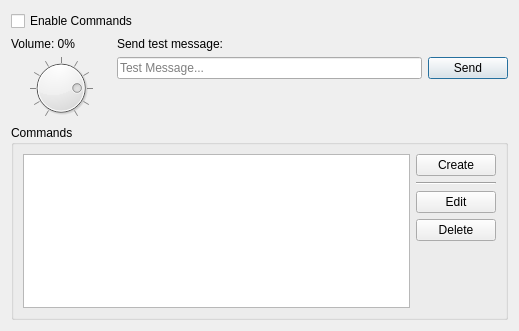
<?xml version="1.0" encoding="UTF-8"?>
<ui version="4.0">
 <class>SettingsPageCommands</class>
 <widget class="QWidget" name="SettingsPageCommands">
  <property name="geometry">
   <rect>
    <x>0</x>
    <y>0</y>
    <width>519</width>
    <height>331</height>
   </rect>
  </property>
  <property name="windowTitle">
   <string>Form</string>
  </property>
  <layout class="QGridLayout" name="gridLayout">
   <item row="3" column="0" colspan="2">
    <widget class="QGroupBox" name="groupBox">
     <property name="title">
      <string>Commands</string>
     </property>
     <layout class="QHBoxLayout" name="horizontalLayout_2">
      <item>
       <widget class="QListWidget" name="listWidgetCommands"/>
      </item>
      <item>
       <layout class="QVBoxLayout" name="verticalLayout_4">
        <item>
         <widget class="QPushButton" name="pushButtonCreateCommand">
          <property name="text">
           <string>Create</string>
          </property>
         </widget>
        </item>
        <item>
         <widget class="Line" name="line">
          <property name="orientation">
           <enum>Qt::Horizontal</enum>
          </property>
         </widget>
        </item>
        <item>
         <widget class="QPushButton" name="pushButtonEditCommand">
          <property name="text">
           <string>Edit</string>
          </property>
         </widget>
        </item>
        <item>
         <widget class="QPushButton" name="pushButtonDeleteCommand">
          <property name="text">
           <string>Delete</string>
          </property>
         </widget>
        </item>
        <item>
         <spacer name="verticalSpacer_5">
          <property name="orientation">
           <enum>Qt::Vertical</enum>
          </property>
          <property name="sizeHint" stdset="0">
           <size>
            <width>20</width>
            <height>40</height>
           </size>
          </property>
         </spacer>
        </item>
       </layout>
      </item>
     </layout>
    </widget>
   </item>
   <item row="2" column="0">
    <widget class="QDial" name="dialVolume">
     <property name="maximum">
      <number>100</number>
     </property>
     <property name="value">
      <number>80</number>
     </property>
     <property name="notchTarget">
      <double>10.000000000000000</double>
     </property>
     <property name="notchesVisible">
      <bool>true</bool>
     </property>
    </widget>
   </item>
   <item row="1" column="0">
    <widget class="QLabel" name="labelVolume">
     <property name="text">
      <string>Volume: 0%</string>
     </property>
    </widget>
   </item>
   <item row="1" column="1" rowspan="2">
    <layout class="QGridLayout" name="gridLayout_3">
     <item row="1" column="0" colspan="2">
      <widget class="QLabel" name="label">
       <property name="text">
        <string>Send test message:</string>
       </property>
      </widget>
     </item>
     <item row="2" column="0">
      <widget class="QLineEdit" name="lineEditTestMessage">
       <property name="placeholderText">
        <string>Test Message...</string>
       </property>
      </widget>
     </item>
     <item row="2" column="1">
      <widget class="QPushButton" name="pushButtonSendTestMessage">
       <property name="text">
        <string>Send</string>
       </property>
       <property name="icon">
        <iconset resource="resources.qrc">
         <normaloff>:/resources/images/flask.svg</normaloff>:/resources/images/flask.svg</iconset>
       </property>
       <property name="default">
        <bool>true</bool>
       </property>
      </widget>
     </item>
     <item row="3" column="0">
      <spacer name="verticalSpacer_4">
       <property name="orientation">
        <enum>Qt::Vertical</enum>
       </property>
       <property name="sizeHint" stdset="0">
        <size>
         <width>20</width>
         <height>40</height>
        </size>
       </property>
      </spacer>
     </item>
    </layout>
   </item>
   <item row="0" column="0" colspan="2">
    <widget class="QCheckBox" name="checkBoxEnableCommands">
     <property name="text">
      <string>Enable Commands</string>
     </property>
    </widget>
   </item>
  </layout>
 </widget>
 <resources>
  <include location="resources.qrc"/>
 </resources>
 <connections/>
</ui>
